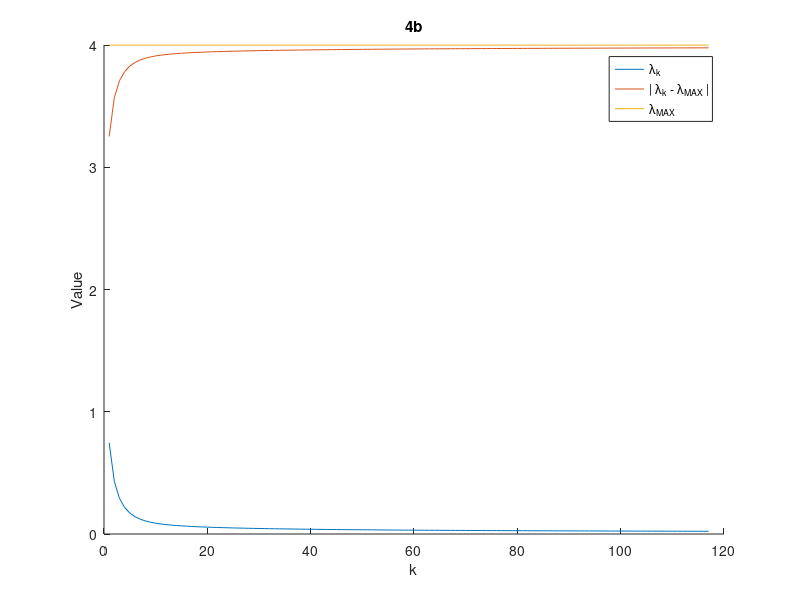

Write the MATLAB code that produced this figure.
gcf
hold on;

clear;
load('powerMatrix.mat');

k = 0;
vector_k = randn(100, 1);
vector_k_1 = vector_k;
lambda_k = transpose(vector_k)*A*vector_k;
lambda_k_1 = transpose(vector_k)*A*vector_k;
lambda_audit = [];
lambda_delta_audit = [];
eigval = max(eig(A));
alpha = 4;

while true
    % statements here
    % if ~WhileCondition, break ; end
    lambda_k_1 = lambda_k;
    vector_k_1 = vector_k;

    vector_k = (A - alpha * eye(size(A)))/transpose(vector_k_1);
    vector_k = vector_k/norm(vector_k);
    lambda_k = transpose(vector_k)*A*vector_k;

    lambda_audit = [lambda_audit, lambda_k];
    lambda_delta_audit = [lambda_delta_audit, abs(lambda_k - eigval)];
    k = k + 1;
  
    if abs(lambda_k_1 - lambda_k) < 10^-4
        break;
    end
end

plot(1:1:k, lambda_audit);

plot(1:1:k, lambda_delta_audit);

plot([1, k], [eigval, eigval]);

title("4b");
legend({ ...
    '\lambda_k', ...
    '| \lambda_k - \lambda_{MAX} |', ...
    '\lambda_{MAX}', ...
});
xlabel("k");
ylabel("Value");

hold off;
saveas(gcf, "DevamSisodraker_4b.jpg", "jpg");
lambda_k